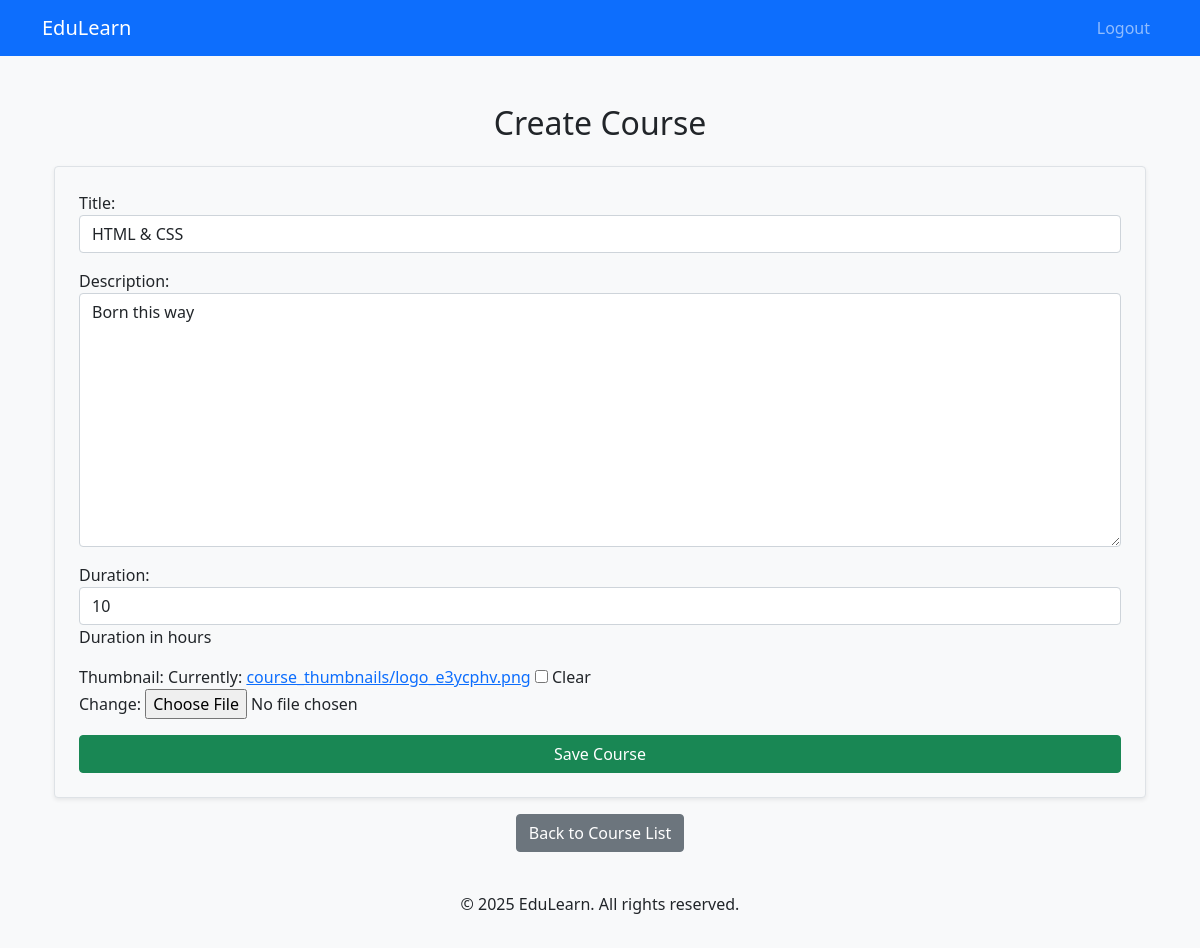
Page /1/update/ (signed in) on the committed database.
### courses/models.py (models this page shows, shortened)
class Course(models.Model):
    title = models.CharField(max_length=200)
    description = models.TextField()
    duration = models.IntegerField(help_text="Duration in hours")
    thumbnail = models.ImageField(upload_to='course_thumbnails/', null=True, blank=True)
    created_at = models.DateTimeField(auto_now_add=True)

### courses/views.py (the view)
# urls.py: path('<int:course_id>/update/', course_update, name='course_update'),
@login_required
def course_update(request, course_id):
    course = get_object_or_404(Course, id=course_id)
    if request.method == "POST":
        form = CourseForm(request.POST, request.FILES, instance=course)
        if form.is_valid():
            form.save()
            messages.success(request, "Course updated successfully!")
            return redirect('course_list')
    else:
        form = CourseForm(instance=course)
    return render(request, 'courses/course_form.html', {'form': form})

### courses/forms.py
class CourseForm(forms.ModelForm):
    class Meta:
        model = Course
        fields = ['title', 'description', 'duration', 'thumbnail']
        widgets = {
            'title': forms.TextInput(attrs={'class': 'form-control'}),
            'description': forms.Textarea(attrs={'class': 'form-control'}),
            'duration': forms.NumberInput(attrs={'class': 'form-control'}),
        }

### courses/templates/courses/course_form.html (shortened to what this page needs)
{% extends "courses/base.html" %}
{% block content %}
<div class="container mt-5">
    <h2 class="mb-4 text-center">{{ course.id|default:"Create" }} Course</h2>
    <form method="post" enctype="multipart/form-data" class="p-4 border rounded bg-light shadow-sm">
        {{ form.as_p }}
        <button type="submit" class="btn btn-success w-100">Save Course</button>
    </form>
    <div class="text-center mt-3">
        <a href="{% url 'course_list' %}" class="btn btn-secondary">Back to Course List</a>
    </div>
</div>
{% endblock %}

### courses/templates/courses/base.html (style rules this page uses)
body { background-color: #f8f9fa; }

### rows in the picture
Course: title "HTML & CSS", description "Born this way", duration "10"

### other values in the picture
{{ course.id|default:"Create" }} "Create"
